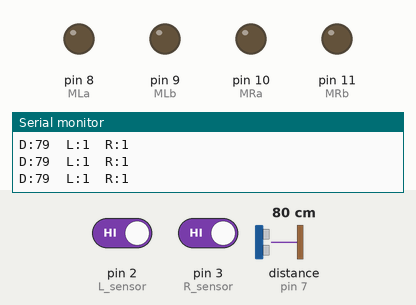
Recording of a sketch running on a simulated Arduino Uno, built with avr-gcc and run on an emulated ATmega328P. Parts: output pins drawn as LEDs (lit = HIGH), the last lines printed to the serial monitor. Wiring (inferred from the names in the program): ultrasonic range finder: trigger pin 6; echo pin 7. The inputs (shaded band) are chosen by the test bench; at power-on: pin 2 (L_sensor) HIGH, pin 3 (R_sensor) HIGH, distance to the obstacle (sensor on pin 7) 80 cm. The echo pulse lasts 58.3 µs per cm; pins used as bus, display or sensor lines are not drawn.

Above: at 2.7 s.
2.8 s: pin 2 (L_sensor) driven LOW
At 3.5 s:
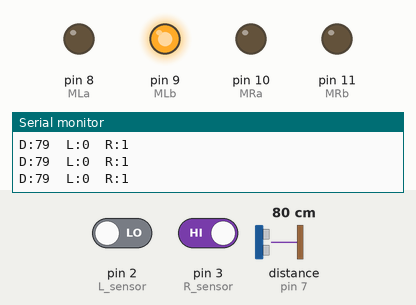
4.3 s: pin 3 (R_sensor) driven LOW
At 5.2 s:
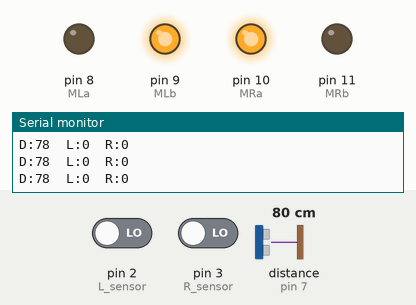
5.8 s: pin 2 (L_sensor) driven HIGH
At 6.3 s:
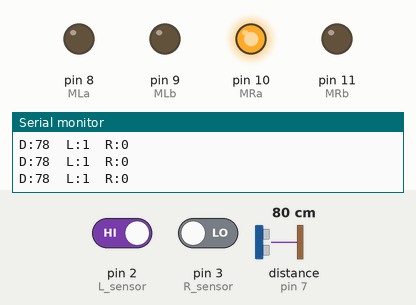
7.3 s: distance to the obstacle (sensor on pin 7) set to 13 cm
10.3 s: distance to the obstacle (sensor on pin 7) set to 10 cm
At 10.6 s:
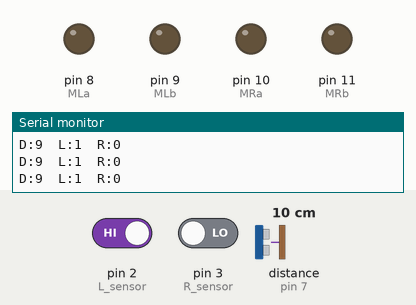
13.3 s: distance to the obstacle (sensor on pin 7) set to 120 cm
At 14.5 s:
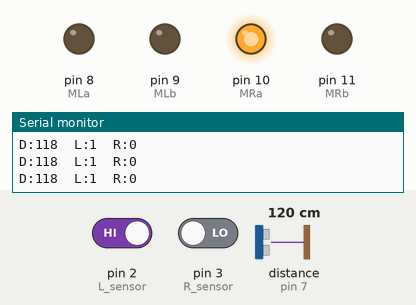
Timing chart, 0 to 15.8 s (numbered marks = the images above; inputs shaded):
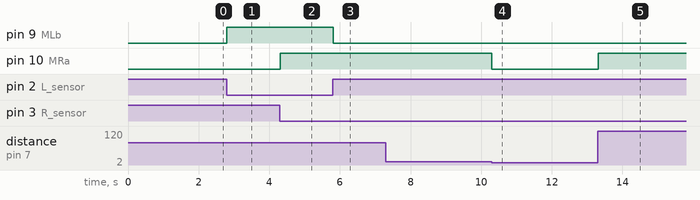

Measured:
- the behaviour switches between 12 and 11 cm on distance to the obstacle (sensor on pin 7) (found by bisection; images 3 and 4)
- after the input at 2.8 s, pin 9 (MLb): LOW → HIGH at once
- after the input at 4.3 s, pin 10 (MRa): LOW → HIGH at once
- after the input at 5.8 s, pin 9 (MLb): HIGH → LOW at once
- after the input at 10.3 s, pin 10 (MRa): HIGH → LOW at once
- after the input at 13.3 s, pin 10 (MRa): LOW → HIGH at once

The sketch:

line_follower_obstacl_detection.ino
```cpp
#define MLa 8
#define MLb 9
#define MRa 10
#define MRb 11

#define L_sensor 2   // Left IR
#define R_sensor 3   // Right IR

#define TRIG 6
#define ECHO 7

// --------- SETUP ----------
void setup() {
  pinMode(MLa, OUTPUT);
  pinMode(MLb, OUTPUT);
  pinMode(MRa, OUTPUT);
  pinMode(MRb, OUTPUT);

  pinMode(L_sensor, INPUT);
  pinMode(R_sensor, INPUT);

  pinMode(TRIG, OUTPUT);
  pinMode(ECHO, INPUT);

  Serial.begin(9600);
  delay(1500);
  stopMotor();
}

// --------- ULTRASONIC ----------
long getDistance() {
  digitalWrite(TRIG, LOW);
  delayMicroseconds(2);
  digitalWrite(TRIG, HIGH);
  delayMicroseconds(10);
  digitalWrite(TRIG, LOW);

  long duration = pulseIn(ECHO, HIGH, 30000);
  if (duration == 0) return 100;
  return duration * 0.034 / 2;
}

// --------- MOTOR CONTROL ----------
void stopMotor() {
  digitalWrite(MLa, LOW);
  digitalWrite(MLb, LOW);
  digitalWrite(MRa, LOW);
  digitalWrite(MRb, LOW);
}

void forward() {
  digitalWrite(MLa, LOW);
  digitalWrite(MLb, HIGH);
  digitalWrite(MRa, HIGH);
  digitalWrite(MRb, LOW);
}

void leftTurn() {
  digitalWrite(MLa, LOW);
  digitalWrite(MLb, LOW);
  digitalWrite(MRa, HIGH);
  digitalWrite(MRb, LOW);
}

void rightTurn() {
  digitalWrite(MLa, LOW);
  digitalWrite(MLb, HIGH);
  digitalWrite(MRa, LOW);
  digitalWrite(MRb, LOW);
}

// --------- LOOP ----------
void loop() {

  long distance = getDistance();
  int left  = digitalRead(L_sensor);
  int right = digitalRead(R_sensor);

  Serial.print("D:");
  Serial.print(distance);
  Serial.print("  L:");
  Serial.print(left);
  Serial.print("  R:");
  Serial.println(right);

  // ----- OBSTACLE STOP -----
  if (distance <= 10) {
    stopMotor();
    return;
  }

  // ----- LINE FOLLOW (BLACK = LOW) -----
  // Move ONLY when at least one sensor sees black

  if (left == LOW && right == LOW) {
    forward();
  }
  else if (left == HIGH && right == LOW) {
    leftTurn();
  }
  else if (left == LOW && right ==HIGH) {
    rightTurn();
  }
  else {
    stopMotor();   // BOTH HIGH → no black → STOP
  }

  delay(10);
}
```
